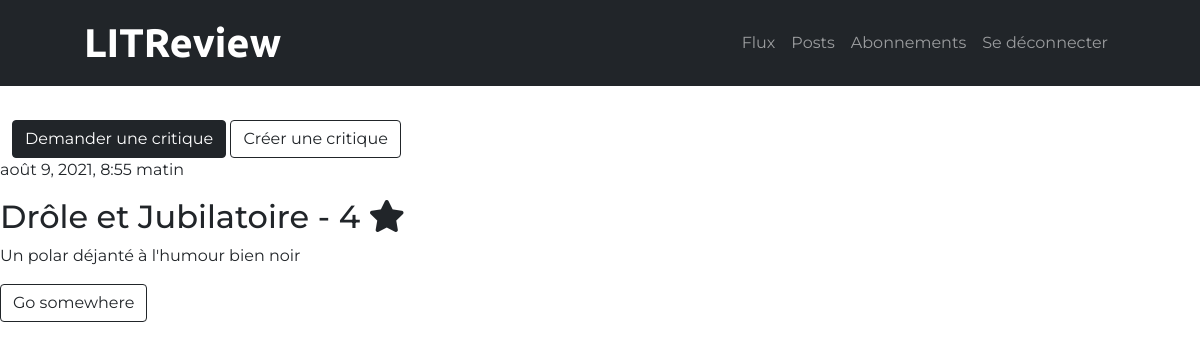
Screenshot of /flux/ (signed in) with the database file from the repository.
### AppReview/models.py (models this page shows, shortened)
class Review(models.Model):
    ticket = models.ForeignKey(to=Ticket, on_delete=models.CASCADE)
    rating = models.PositiveSmallIntegerField(
        validators=[MinValueValidator(0), MaxValueValidator(5)])
    headline = models.CharField(max_length=128)
    body = models.CharField(max_length=8192, blank=True)
    user = models.ForeignKey(
        to=settings.AUTH_USER_MODEL, on_delete=models.CASCADE)
    time_created = models.DateTimeField(auto_now_add=True)

### AppReview/views.py (the view)
# urls.py: path('flux/', views.flux, name='flux'),
def flux(request):
    reviews = Review.objects.all()
    return render(request, 'AppReview/flux.html', {"reviews": reviews})

### AppReview/templates/AppReview/flux.html (shortened to what this page needs)
{% extends 'base.html' %}
{% block content %}
    <div class="flux-buttons container-fluid">
        <button type="button" class="btn btn-dark">Demander une critique</button>
        <button type="button" class="btn btn-outline-dark">Créer une critique</button>
    </div>
    {% for review in reviews %}
        <p>{{ review.time_created }}</p>
        <h2>{{ review.headline }} - {{ review.rating }} <i class="fas fa-star"></i></h2>
        <p>{{ review.body }}</p>
        <a href="#" class="btn btn-outline-dark">Go somewhere</a>
    {% endfor %}
{% endblock %}

### AppReview/static/css/style.css (style rules this page uses)
body { font-family: 'Montserrat', sans-serif; }

### rows the page displays
Review: time_created "août 9, 2021, 8:55 matin", headline "Drôle et Jubilatoire", rating "4", body "Un polar déjanté à l'humour bien noir"
